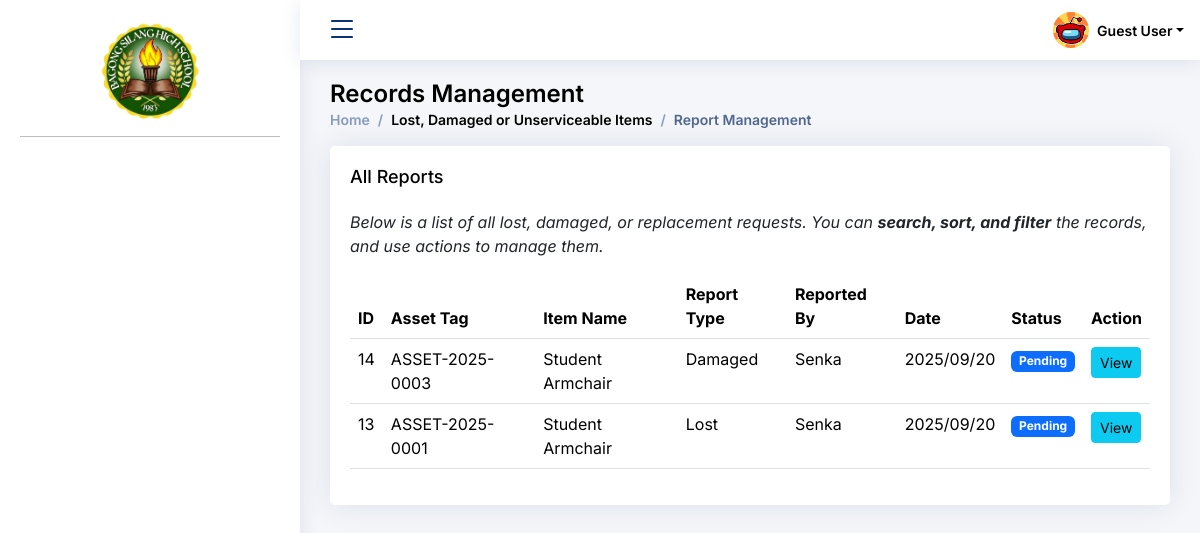
The page /User_Admin/asset_reporting_module/reporting_management.php on the database its author committed.
### tables this page shows
CREATE TABLE `bcp_sms4_reports` (
  `id` int NOT NULL AUTO_INCREMENT,
  `report_type` enum('Lost','Damaged','Repair/Replacement') NOT NULL,
  `reported_by` int NOT NULL,
  `assigned_to` int DEFAULT NULL,
  `date_reported` timestamp NULL DEFAULT CURRENT_TIMESTAMP ON UPDATE CURRENT_TIMESTAMP,
  `status` enum('Pending','In-Progress','Resolved','Rejected') DEFAULT 'Pending',
  `description` text,
  `evidence` varchar(255) DEFAULT NULL,
  `asset_id` int NOT NULL,
  PRIMARY KEY (`id`),
  KEY `reported_by` (`reported_by`),
  KEY `assigned_to` (`assigned_to`),
  KEY `fk_reports_asset` (`asset_id`),
  CONSTRAINT `bcp_sms4_reports_ibfk_1` FOREIGN KEY (`assigned_to`) REFERENCES `bcp_sms4_admins` (`id`),
  CONSTRAINT `bcp_sms4_reports_ibfk_7` FOREIGN KEY (`reported_by`) REFERENCES `bcp_sms4_admins` (`id`),
  CONSTRAINT `fk_reports_asset` FOREIGN KEY (`asset_id`) REFERENCES `bcp_sms4_asset` (`asset_id`) ON DELETE RESTRICT ON UPDATE CASCADE
);

CREATE TABLE `bcp_sms4_asset` (
  `asset_id` int NOT NULL AUTO_INCREMENT,
  `item_id` int NOT NULL,
  `property_tag` varchar(255) NOT NULL,
  `status` enum('In-Use','In-Storage','Damaged','Disposed','Lost') DEFAULT 'In-Use',
  `location` varchar(100) DEFAULT NULL,
  `assigned_to` varchar(100) DEFAULT NULL,
  `date_registered` date NOT NULL,
  PRIMARY KEY (`asset_id`),
  UNIQUE KEY `property_tag` (`property_tag`),
  UNIQUE KEY `property_tag_2` (`property_tag`),
  KEY `fk_asset_item` (`item_id`),
  CONSTRAINT `fk_asset_item` FOREIGN KEY (`item_id`) REFERENCES `bcp_sms4_items` (`item_id`)
);

CREATE TABLE `bcp_sms4_items` (
  `item_id` int NOT NULL AUTO_INCREMENT,
  `item_name` varchar(100) NOT NULL,
  `category` varchar(50) NOT NULL,
  `item_type` enum('Asset','Consumable') NOT NULL,
  `unit` varchar(50) NOT NULL,
  PRIMARY KEY (`item_id`)
);

CREATE TABLE `bcp_sms4_admins` (
  `id` int NOT NULL AUTO_INCREMENT,
  `user_type` enum('admin','teacher','custodian') NOT NULL,
  `username` varchar(255) NOT NULL,
  `fullname` varchar(255) NOT NULL,
  `password` varchar(255) NOT NULL,
  `email` varchar(255) NOT NULL,
  PRIMARY KEY (`id`)
);

### User_Admin/asset_reporting_module/reporting_management.php (the view, shortened to what this page needs)
<?php
include '../../connection.php';
$query = "SELECT r.id, u.username AS teacher, r.report_type, r.status, r.description, r.date_reported, r.evidence,
                 a.property_tag, i.item_name,
                 c.username AS custodian
          FROM bcp_sms4_reports r
          JOIN bcp_sms4_admins u ON r.reported_by = u.id
          LEFT JOIN bcp_sms4_admins c ON r.assigned_to = c.id
          LEFT JOIN bcp_sms4_asset a ON r.asset_id = a.asset_id
          LEFT JOIN bcp_sms4_items i ON a.item_id = i.item_id
          ORDER BY r.date_reported DESC";
$results = $conn->query($query);
?>
<!DOCTYPE html>
<html lang="en">
<head>
  <link href="../../assets/vendor/bootstrap/css/bootstrap.min.css" rel="stylesheet">
  <link href="../../assets/vendor/bootstrap-icons/bootstrap-icons.css" rel="stylesheet">
  <link href="../../assets/vendor/boxicons/css/boxicons.min.css" rel="stylesheet">
  <link href="../../assets/vendor/quill/quill.snow.css" rel="stylesheet">
  <link href="../../assets/vendor/quill/quill.bubble.css" rel="stylesheet">
  <link href="../../assets/vendor/remixicon/remixicon.css" rel="stylesheet">
  <link href="../../assets/vendor/simple-datatables/style.css" rel="stylesheet">
  <link href="../../assets/css/style.css" rel="stylesheet">
  <link href="../../assets/css/schedule_maintenance.css" rel="stylesheet">
</head>
<body>
<?php
include '../../components/nav-bar.php';
?>
  <main id="main" class="main">
<div class="pagetitle">
  <h1>Records Management</h1>
  <nav>
    <ol class="breadcrumb">
      <li class="breadcrumb-item"><a href="<?=BASE_URL?>User_Admin/dashboard.php">Home</a></li>
      <li class="breadcrumb-item">Lost, Damaged or Unserviceable Items</li>
      <li class="breadcrumb-item active">Report Management</li>
    </ol>
  </nav>
</div>
<section class="section">
<div class="row">
    <div class="col-lg-12">
    <div class="card">
        <div class="card-body">
        <h5 class="card-title">All Reports</h5>
        <p><em>Below is a list of all lost, damaged, or replacement requests. You can <b>search, sort, and filter</b> the records, and use actions to manage them.</em></p>
        <table class="table datatable">
            <thead>
            <tr>
                <th>ID</th>
                <th>Asset Tag</th>
                <th>Item Name</th>
                <th>Report Type</th>
                <th>Reported By</th>
                <th>Date</th>
                <th>Status</th>
                <th>Action</th>
            </tr>
            </thead>
            <tbody>
            <?php while ($row = $results->fetch_assoc()): ?>
            <tr>
                <td><?= $row['id']?></td>
                <td><?= htmlspecialchars($row['property_tag'] ?? 'N/A') ?></td>
                <td><?= htmlspecialchars($row['item_name'] ?? 'N/A') ?></td>
                <td><?= htmlspecialchars($row['report_type'])?></td>
                <td><?= htmlspecialchars($row['teacher'])?></td>
                <td><?= date('Y/m/d', strtotime($row['date_reported']))?></td>
                <td>
                    <?php
                    $statusClass = match($row['status']) {
                        'Resolved'    => 'badge bg-success',
                        'In-Progress' => 'badge bg-warning',
                        'Pending'     => 'badge bg-primary',
                        'Rejected'    => 'badge bg-danger',
                        default       => 'badge bg-secondary'
                    };
                    ?>
                    <span class="<?= $statusClass; ?>"><?= htmlspecialchars($row['status']); ?></span>
                </td>
                <td>
                    <button class="btn btn-sm btn-info view-btn" data-id="<?= $row['id']; ?>">View</button>
                </td>
            </tr>
            <?php endwhile; ?>
            </tbody>
        </table>
        </div>
    </div>
    </div>
</div>
</section>
  </body>
</html>

### assets/css/style.css (style rules this page uses)
:root { scroll-behavior: smooth; }
body { font-family: "Inter", sans-serif; background: #f6f9ff; color: #444444; }
a { color: #4154f1; text-decoration: none; }
h1, h2, h3, h4, h5, h6 { font-family: "Inter", sans-serif; }
#main { margin-top: 60px; padding: 20px 30px; transition: all 0.3s; }
.pagetitle { margin-bottom: 10px; }
.pagetitle h1 { font-size: 24px; margin-bottom: 0; font-weight: 600; color: #000000; }
.card { margin-bottom: 30px; border: none; border-radius: 5px; box-shadow: 0px 0 30px rgba(1, 41, 112, 0.1); }
.card-title { padding: 20px 0 15px 0; font-size: 18px; font-weight: 500; color: #000000; font-family: "Inter", sans-serif; }
.card-body { padding: 0 20px 20px 20px; }
.breadcrumb { font-size: 14px; font-family: "Inter", sans-serif; color: #000000; font-weight: 600; }
.breadcrumb a { color: #899bbd; transition: 0.3s; }
.breadcrumb .breadcrumb-item::before { color: #899bbd; }
.breadcrumb .active { color: #51678f; font-weight: 600; }
@media (min-width: 1200px) { #main, #footer, #header { margin-left: 300px; } }

### assets/css/schedule_maintenance.css (style rules this page uses)
html, body { margin: 0; padding: 0; font-family: "Inter", sans-serif; background: #f4f6f9; }

### rows shown on the page
bcp_sms4_reports: id "14", asset.property_tag "ASSET-2025-0003", bcp_sms4_items.item_name "Student Armchair", report_type "Damaged", reported_by.username "Senka", date_reported "2025/09/20", status "Pending"
bcp_sms4_reports: id "13", asset.property_tag "ASSET-2025-0001", bcp_sms4_items.item_name "Student Armchair", report_type "Lost", reported_by.username "Senka", date_reported "2025/09/20", status "Pending"

### other values the page prints
$userFullname "Guest User"
